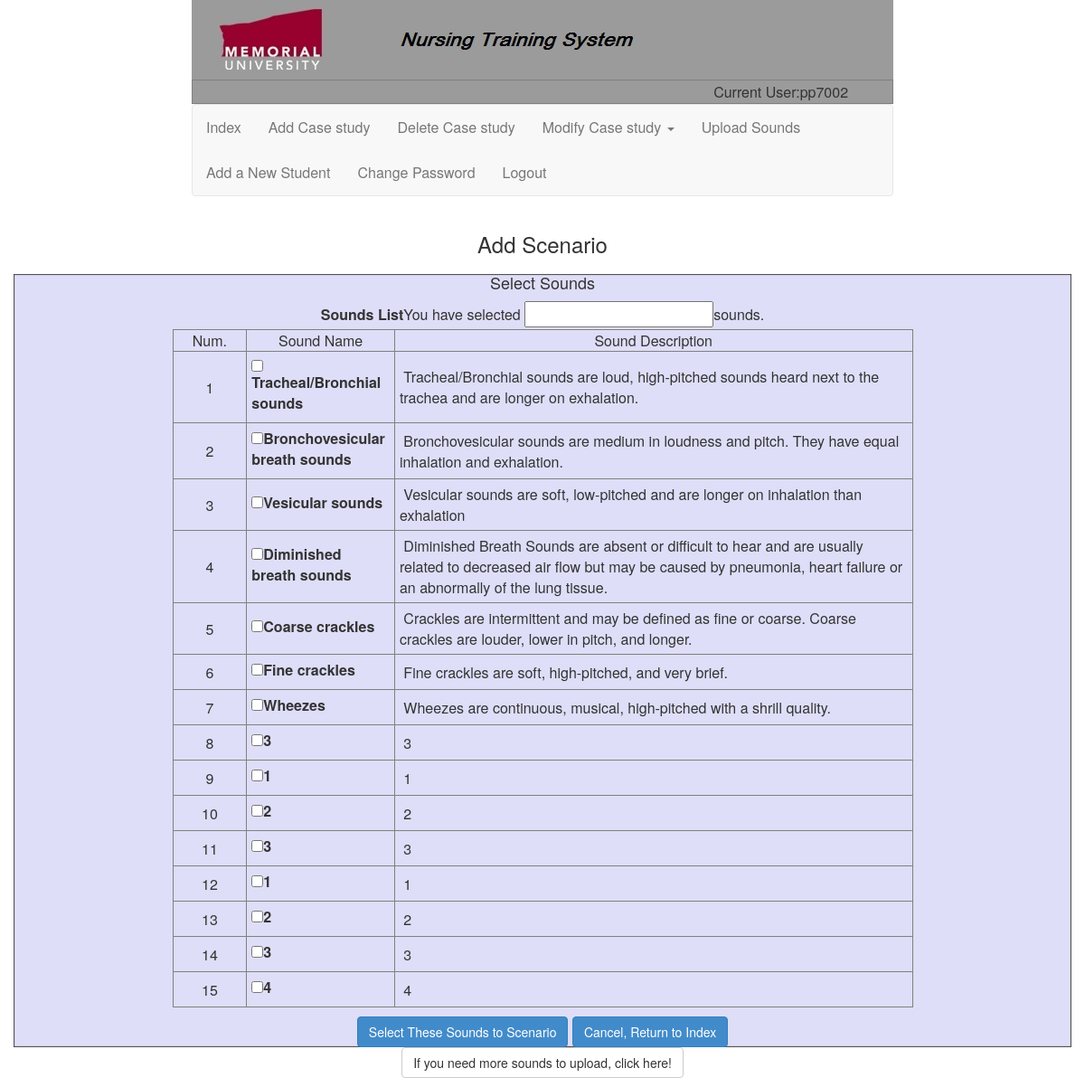
/add_se_sounds_select.php (signed in), run on the app's committed database.
### tables this page shows
CREATE TABLE `sounds` (
  `soundId` int(11) NOT NULL AUTO_INCREMENT,
  `soundName` varchar(1023) DEFAULT NULL,
  `soundDescription` varchar(4095) DEFAULT NULL,
  `file` varchar(4095) DEFAULT NULL,
  PRIMARY KEY (`soundId`)
);

### add_se_sounds_select.php (the view, shortened to what this page needs)
<html>
<head>
<link href="CSS/style.css" rel="stylesheet">
</head>
<body>
<table width="100%" border="0" align="center" cellpadding="0" cellspacing="0" class="tableBorder">
  <tr>
    <td>
	<?php include("navigation.php");?>
	</td>
  </tr>
	<td>
   <link href="stylesheets/bootstrap.min.css" rel="stylesheet">
<div class="container" align="center" width="75%">
   <h3 align="center">Add Scenario</h3>
   <div align="center" class="row" >
      <div align="center" width="75%"  style="background-color: #dedef8;box-shadow: inset 1px -1px 1px #444, inset -1px 1px 1px #444;">
         <h4>Select Sounds</h4>
    <p>
    <table align="center" width="70%" border="bordered" >
    <form   name= "kk" method="post" enctype="multipart/form-data" action="add_se_bind.php" >
	<label for="name">Sounds List</label>
    You have selected <input id="total" type="text" name="total"> sounds.
    <tr align="center">
        <td width="20">Num.</td>
        <td width="20%">Sound Name</td>
        <td width="70%">Sound Description</td>
      </tr>
      <?php
            $sql=mysql_query("select * from sounds order by soundId");
            $info=mysql_fetch_array($sql);
            $i=1;
            do{
            ?>
      <tr>
        <td height="25" align="center"><?php echo $i;?></td>
        <td style="padding:5px;"><label><input name="sel_sounds" type="checkbox" value="<?php echo $info[soundId];?>" onClick="calc_sounds()"><?php echo $info[soundName];?></label>
        <td style="padding:5px;">&nbsp;<?php echo $info[soundDescription];?></td>
      </tr>
      <?php
         $i=$i+1;
         }while($info=mysql_fetch_array($sql));
        ?>
        </td>
</table>
    <center><input type="submit" value="Select These Sounds to Scenario" name="upload" class="btn btn-primary" onClick="return check_description(kk)"/>
	<input name="Submit2" type="button" class="btn btn-primary" value="Cancel, Return to Index" onClick="window.location.href='index.php'"/>
    <tr>
    <table width="400" >
    <center><a class="btn btn-default" href="upload_Sounds_mu.PHP">If you need more sounds to upload, click here!</a>
    </tr>

### style.css (style rules this page uses)
body { font-family: arial; }

### data on the page
sounds: soundName "Tracheal/Bronchial sounds", soundDescription "Tracheal/Bronchial sounds are loud, high-pitched sounds heard next to the trachea and are longer on exhalation."
sounds: soundName "Bronchovesicular breath sounds", soundDescription "Bronchovesicular sounds are medium in loudness and pitch. They have equal inhalation and exhalation."
sounds: soundName "Vesicular sounds", soundDescription "Vesicular sounds are soft, low-pitched and are longer on inhalation than exhalation"
sounds: soundName "Diminished breath sounds", soundDescription "Diminished Breath Sounds are absent or difficult to hear and are usually related to decreased air flow but may be caused by pneumonia, heart failure or an abnormally of the lung tissue."
sounds: soundName "Coarse crackles", soundDescription "Crackles are intermittent and may be defined as fine or coarse. Coarse crackles are louder, lower in pitch, and longer."
sounds: soundName "Fine crackles", soundDescription "Fine crackles are soft, high-pitched, and very brief."
sounds: soundName "Wheezes", soundDescription "Wheezes are continuous, musical, high-pitched with a shrill quality."
sounds: soundName "3", soundDescription "3"
sounds: soundName "1", soundDescription "1"
sounds: soundName "2", soundDescription "2"
sounds: soundName "3", soundDescription "3"
sounds: soundName "1", soundDescription "1"
sounds: soundName "2", soundDescription "2"
sounds: soundName "3", soundDescription "3"
sounds: soundName "4", soundDescription "4"

### other printed values
$_SESSION[admin_name] "pp7002"
